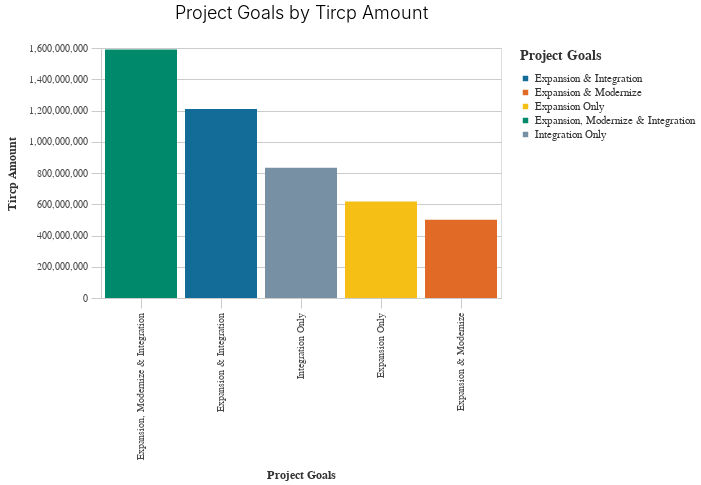

Write notebook code for a chart like this one.
### Code cell
Project_Goals_TIRCP = TIRCP_functions.basic_bar_chart(keyword_df3, 'Project_Goals','TIRCP_Amount','Project_Goals') 
Project_Goals_TIRCP

### Figure 1 — Vega-Lite specification as saved in the notebook (floating-point values rounded to 4 significant figures)
{"config": {"view": {"continuousWidth": 400, "continuousHeight": 300}, "axis": {"domainColor": "#cbcbcb", "grid": true, "gridColor": "#cbcbcb", "gridWidth": 1, "labelColor": "#474747", "labelFont": "Nunito Sans", "labelFontSize": 10, "labelPadding": 4, "tickColor": "#cbcbcb", "tickSize": 10, "titleColor": "#333", "titleFont": "Raleway", "titleFontSize": 12, "titlePadding": 10}, "axisBand": {"grid": false}, "background": "white", "font": "Raleway", "header": {"labelFont": "Nunito Sans", "titleFont": "Raleway"}, "legend": {"labelColor": "#333", "labelFont": "Nunito Sans", "labelFontSize": 11, "labelLimit": 0, "padding": 1, "symbolSize": 30, "symbolType": "square", "titleColor": "#333", "titleFont": "Raleway", "titleFontSize": 14, "titlePadding": 10}, "title": {"anchor": "middle", "font": "Raleway", "fontSize": 18, "fontWeight": 300, "offset": 20}}, "data": {"name": "data-004bd4ba9e2e75e7b195b5ea3a14f187"}, "mark": "bar", "encoding": {"color": {"field": "Project_Goals", "legend": {"title": "Project Goals"}, "scale": {"range": ["#136C97", "#E16B26", "#F6BF16", "#00896B", "#7790A3", "#5B559C"]}, "type": "nominal"}, "x": {"field": "Project_Goals", "sort": "-y", "title": "Project Goals", "type": "nominal"}, "y": {"field": "TIRCP_Amount", "title": "Tircp Amount", "type": "quantitative"}}, "height": 250, "title": "Project Goals by Tircp Amount", "width": 400, "$schema": "https://vega.github.io/schema/vega-lite/v4.17.0.json", "datasets": {"data-004bd4ba9e2e75e7b195b5ea3a14f187": [{"environment": 0, "expansion": 1, "safety": 0, "modernize": 1, "integration": 0, "project_categories": 2, "PPNO": 1, "TIRCP_Amount": 500500000.0, "TIRCP_Amount_Mean": 500500000.0, "Project_Goals": "Expansion & Modernize"}, {"environment": 0, "expansion": 1, "safety": 0, "modernize": 0, "integration": 0, "project_categories": 1, "PPNO": 15, "TIRCP_Amount": 617000000.0, "TIRCP_Amount_Mean": 41130000.0, "Project_Goals": "Expansion Only"}, {"environment": 0, "expansion": 0, "safety": 0, "modernize": 0, "integration": 1, "project_categories": 1, "PPNO": 4, "TIRCP_Amount": 833100000.0, "TIRCP_Amount_Mean": 208300000.0, "Project_Goals": "Integration Only"}, {"environment": 0, "expansion": 1, "safety": 0, "modernize": 0, "integration": 1, "project_categories": 2, "PPNO": 13, "TIRCP_Amount": 1209000000.0, "TIRCP_Amount_Mean": 93000000.0, "Project_Goals": "Expansion & Integration"}, {"environment": 0, "expansion": 1, "safety": 0, "modernize": 1, "integration": 1, "project_categories": 3, "PPNO": 4, "TIRCP_Amount": 1590000000.0, "TIRCP_Amount_Mean": 397500000.0, "Project_Goals": "Expansion, Modernize & Integration"}]}}
